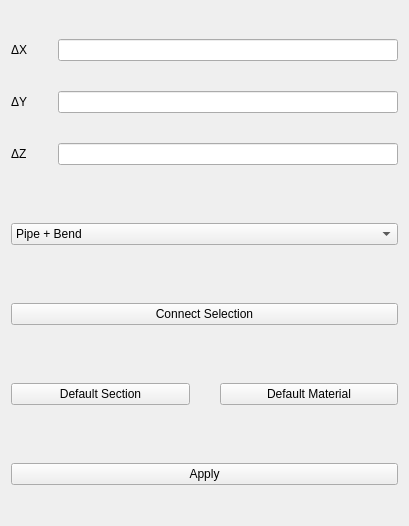
<?xml version="1.0" encoding="UTF-8"?>
<ui version="4.0">
 <class>Form</class>
 <widget class="QWidget" name="Form">
  <property name="windowModality">
   <enum>Qt::NonModal</enum>
  </property>
  <property name="geometry">
   <rect>
    <x>0</x>
    <y>0</y>
    <width>409</width>
    <height>526</height>
   </rect>
  </property>
  <property name="windowTitle">
   <string>Creation Mode</string>
  </property>
  <layout class="QHBoxLayout" name="horizontalLayout_2">
   <item>
    <layout class="QVBoxLayout" name="verticalLayout">
     <property name="spacing">
      <number>30</number>
     </property>
     <property name="topMargin">
      <number>0</number>
     </property>
     <item>
      <layout class="QGridLayout" name="gridLayout">
       <item row="3" column="1">
        <widget class="QLineEdit" name="dz_box"/>
       </item>
       <item row="3" column="0">
        <widget class="QLabel" name="label_3">
         <property name="text">
          <string>ΔZ</string>
         </property>
        </widget>
       </item>
       <item row="2" column="0">
        <widget class="QLabel" name="label_2">
         <property name="text">
          <string>ΔY</string>
         </property>
        </widget>
       </item>
       <item row="0" column="1">
        <widget class="QLineEdit" name="dx_box"/>
       </item>
       <item row="0" column="0">
        <widget class="QLabel" name="label">
         <property name="text">
          <string>ΔX</string>
         </property>
        </widget>
       </item>
       <item row="2" column="1">
        <widget class="QLineEdit" name="dy_box"/>
       </item>
      </layout>
     </item>
     <item>
      <widget class="QComboBox" name="structure_combobox">
       <item>
        <property name="text">
         <string>Pipe + Bend</string>
        </property>
       </item>
       <item>
        <property name="text">
         <string>Pipe</string>
        </property>
       </item>
       <item>
        <property name="text">
         <string>Flange</string>
        </property>
       </item>
       <item>
        <property name="text">
         <string>Valve</string>
        </property>
       </item>
       <item>
        <property name="text">
         <string>Expansion Joint</string>
        </property>
       </item>
       <item>
        <property name="text">
         <string>Reducer</string>
        </property>
       </item>
       <item>
        <property name="text">
         <string>Circular Beam</string>
        </property>
       </item>
       <item>
        <property name="text">
         <string>Rectangular Beam</string>
        </property>
       </item>
       <item>
        <property name="text">
         <string>I Beam</string>
        </property>
       </item>
       <item>
        <property name="text">
         <string>T Beam</string>
        </property>
       </item>
       <item>
        <property name="text">
         <string>C Beam</string>
        </property>
       </item>
      </widget>
     </item>
     <item>
      <widget class="QPushButton" name="connect_button">
       <property name="text">
        <string>Connect Selection</string>
       </property>
      </widget>
     </item>
     <item>
      <layout class="QHBoxLayout" name="horizontalLayout">
       <item>
        <widget class="QPushButton" name="section_button">
         <property name="text">
          <string>Default Section</string>
         </property>
        </widget>
       </item>
       <item>
        <widget class="QPushButton" name="material_button">
         <property name="text">
          <string>Default Material</string>
         </property>
        </widget>
       </item>
      </layout>
     </item>
     <item>
      <widget class="QPushButton" name="apply_button">
       <property name="text">
        <string>Apply</string>
       </property>
       <property name="shortcut">
        <string>Ctrl+Return</string>
       </property>
      </widget>
     </item>
    </layout>
   </item>
  </layout>
 </widget>
 <tabstops>
  <tabstop>dx_box</tabstop>
  <tabstop>dy_box</tabstop>
  <tabstop>dz_box</tabstop>
  <tabstop>section_button</tabstop>
  <tabstop>material_button</tabstop>
  <tabstop>apply_button</tabstop>
 </tabstops>
 <resources/>
 <connections/>
</ui>
